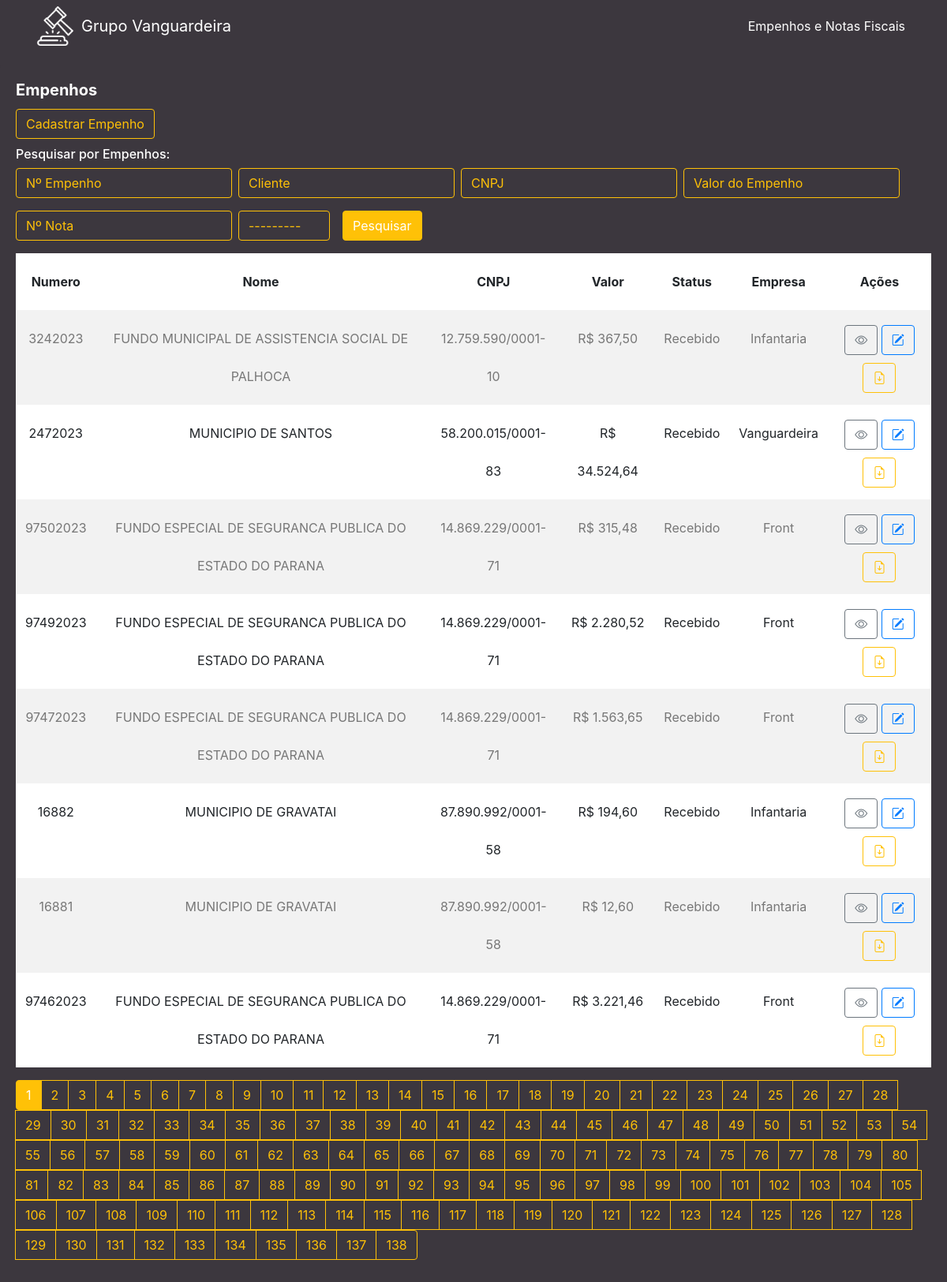
The page / on the database its author committed.
### cliente/models.py (models this page shows, shortened)
class Cliente(models.Model):
    numero = models.CharField(max_length=255)
    nome = models.CharField(max_length=255)
    cnpj = models.CharField(max_length=255)
    data_criacao = models.DateTimeField(default=timezone.now)
    categoria = models.ForeignKey(Categoria, on_delete=models.DO_NOTHING)
    empresa = models.ForeignKey(Empresa, on_delete=models.DO_NOTHING)
    empenho = models.FileField(upload_to='empenhos/', max_length=500)
    nfe = models.FileField(upload_to='notas/', max_length=500, default='0', blank=True)
    n_nfe = models.CharField(max_length=255, blank=True)
    descricao = models.TextField(blank=True)
    valor = models.CharField(max_length=255)

class Categoria(models.Model):
    nome = models.CharField(max_length=255)
    def __str__(self):
        return self.nome

class Empresa(models.Model):
    nome = models.CharField(max_length=255)
    def __str__(self):
        return self.nome

### cliente/views.py (the view)
# urls.py: path('', views.cliente, name='cliente'),
def cliente(request):
    list_clientes = Cliente.objects.order_by('-data_criacao')
    myFilter = ClienteFilter(request.GET, queryset=list_clientes)
    list_clientes = myFilter.qs
    paginator = Paginator(list_clientes, 8)
    page = request.GET.get('page')
    list_clientes = paginator.get_page(page)
    return render(request, 'cliente/cliente.html', {'clientes': list_clientes, 'myFilter': myFilter})

### cliente/templates/cliente/cliente.html (shortened to what this page needs)
{% extends 'base.html' %}
{% load widget_tweaks %}
{% block conteudo %}
<div class="content mt-3">
    <div class="card">
        <div class="card-body">
            <h5 class="card-title">Empenhos</h5>
            <a class="btn btn-outline-primary mb-3" id="btn-cadastrar" href="{% url 'form' %}">Cadastrar Empenho</a>
            <div class="row">
                <div class="col">
                    <h6 class="card-subtitle mb-2 text-muted">Pesquisar por Empenhos:</h6>
                    <form method="get" class="form-inline">
                        <div class="form-group mb-3 mr-2">
                            {% render_field myFilter.form.numero placeholder="Nº Empenho" class="form-control" id="id_numero" autocomplete="off" %}
                        </div>
                        <div class="form-group mb-3 mr-2">
                            {% render_field myFilter.form.nome placeholder="Cliente" class="form-control" id="id_nome" autocomplete="off" %}
                        </div>
                        <div class="form-group mb-3 mr-2">
                            {% render_field myFilter.form.cnpj placeholder="CNPJ" class="form-control" id="id_cnpj" autocomplete="off" %}
                        </div>
                        <div class="form-group mb-3 mr-2">
                            {% render_field myFilter.form.valor placeholder="Valor do Empenho" class="form-control" id="valor" autocomplete="off" %}
                        </div>
                        <div class="form-group mb-3 mr-2">
                            {% render_field myFilter.form.n_nfe class="form-control" placeholder="Nº Nota" id="nfe" autocomplete="off" %}
                        </div>
                        <div class="form-group mb-3 mr-2">
                            {% render_field myFilter.form.categoria class="form-control" id="id_categoria" autocomplete="off" %}
                        </div>
                        <button class="btn btn-primary ml-2 mb-3" id="btn-pesquisar" type="submit">Pesquisar</button>
                    </form>
                </div>
            </div>
            <table class="table table-striped ">
                <thead>
                    <tr>
                        <th scope="col" class="text-center">Numero</th>
                        <th scope="col" class="text-center">Nome</th>
                        <th scope="col" class="text-center">CNPJ</th>
                        <th scope="col" class="text-center">Valor</th>
                        <th scope="col" class="text-center">Status</th>
                        <th scope="col" class="text-center">Empresa</th>
                        <th scope="col" class="text-center">Ações</th>
                    </tr>
                </thead>
                <tbody>
                    {% for cliente in clientes %}
                    <tr>
                        <td class="text-center">{{ cliente.numero }}</td>
                        <td class="text-center">{{ cliente.nome }}</td>
                        <td class="text-center">{{ cliente.cnpj }}</td>
                        <td class="text-center">R$ {{ cliente.valor }}</td>
                        <td class="text-center">{{ cliente.categoria }}</td>
                        <td class="text-center">{{ cliente.empresa }}</td>
                        <td class="text-center">
                            <a href="/cliente/detalhe/{{ cliente.id }}" class="btn btn-outline-secondary"><i class="bi bi-eye"></i></a>
                            <a href="/cliente/edit/{{ cliente.id }}/" class="btn btn-outline-primary"><i class="bi bi-pencil-square"></i></a>
                            <a href="{{ cliente.empenho.url }}" class="btn btn-outline-warning" target="_blank"><i class="bi bi-file-earmark-arrow-down"></i></a>
                        </td>
                    </tr>
                    {% endfor %}
                </tbody>
            </table>
            <nav aria-label="Page navigation example">
                <ul class="pagination">
                    {% for pagina in clientes.paginator.page_range %}
                    {% if clientes.number == pagina %}
                    <li class="page-item active">
                        <a class="page-link" href="{{ request.get_full_path }}?&page={{pagina}}">{{pagina}}</a>
                    </li>
                    {% else %}
                    <li class="page-item">
                        <a class="page-link" href="{{ request.get_full_path }}?&page={{pagina}}">{{pagina}}</a>
                    </li>
                    {% endif %}
                    {% endfor %}
                </ul>
            </nav>
        </div>
    </div>
</div>
{% endblock %}

### rows shown on the page
Cliente: numero "3242023", nome "FUNDO MUNICIPAL DE ASSISTENCIA SOCIAL DE PALHOCA", cnpj "12.759.590/0001-10", valor "367,50", categoria "Recebido", empresa "Infantaria"
Cliente: numero "2472023", nome "MUNICIPIO DE SANTOS", cnpj "58.200.015/0001-83", valor "34.524,64", categoria "Recebido", empresa "Vanguardeira"
Cliente: numero "97502023", nome "FUNDO ESPECIAL DE SEGURANCA PUBLICA DO ESTADO DO PARANA", cnpj "14.869.229/0001-71", valor "315,48", categoria "Recebido", empresa "Front"
Cliente: numero "97492023", nome "FUNDO ESPECIAL DE SEGURANCA PUBLICA DO ESTADO DO PARANA", cnpj "14.869.229/0001-71", valor "2.280,52", categoria "Recebido", empresa "Front"
Cliente: numero "97472023", nome "FUNDO ESPECIAL DE SEGURANCA PUBLICA DO ESTADO DO PARANA", cnpj "14.869.229/0001-71", valor "1.563,65", categoria "Recebido", empresa "Front"
Cliente: numero "16882", nome "MUNICIPIO DE GRAVATAI", cnpj "87.890.992/0001-58", valor "194,60", categoria "Recebido", empresa "Infantaria"
Cliente: numero "16881", nome "MUNICIPIO DE GRAVATAI", cnpj "87.890.992/0001-58", valor "12,60", categoria "Recebido", empresa "Infantaria"
Cliente: numero "97462023", nome "FUNDO ESPECIAL DE SEGURANCA PUBLICA DO ESTADO DO PARANA", cnpj "14.869.229/0001-71", valor "3.221,46", categoria "Recebido", empresa "Front"

### other values the page prints
{{ pagina }} "1"
{{ pagina }} "2" "3" "4" "5" "6" "7" "8" "9" "10" "11" "12" "13" "14" "15" "16" "17" "18" "19" "20" "21" "22" "23" "24" "25" "26" "27" "28" "29" "30" "31" "32" "33" "34" "35" "36" "37" "38" "39" "40" "41" "42" "43" "44" "45" "46" "47" "48" "49" "50" "51" "52" "53" "54" "55" "56" "57" "58" "59" "60" "61" "62" "63" "64" "65" "66" "67" "68" "69" "70" "71" "72" "73" "74" "75" "76" "77" "78" "79" "80" "81" "82" "83" "84" "85" "86" "87" "88" "89" "90" "91" "92" "93" "94" "95" "96" "97" "98" "99" "100" "101" "102" "103" "104" "105" "106" "107" "108" "109" "110" "111" "112" "113" "114" "115" "116" "117" "118" "119" "120" "121" "122" "123" "124" "125" "126" "127" "128" "129" "130" "131" "132" "133" "134" "135" "136" "137" "138"
